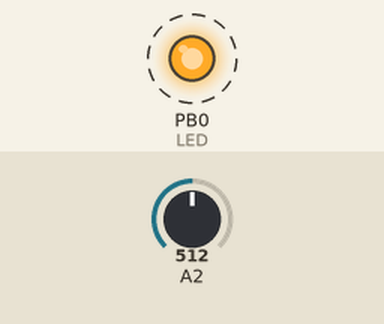
Simulated run of this sketch. Board: ATtiny85, built with avr-gcc and run on an emulated ATtiny85. On the bench: output pins drawn as LEDs (lit = HIGH). Dashed ring = blinking. The test bench sets the inputs (shaded band); at power-on: A2 = 512. Pins used as bus, display or sensor lines are not drawn.

Above: at 0.3 s.
Timing chart, 0 to 3.0 s (numbered marks = the images above):
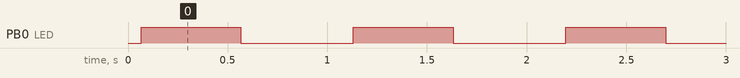

The sketch:

VirtualWireTest.ino
```cpp
//#include<VirtualWire.h>
#include<SoftwareSerial.h>
//#include<Narcoleptic.h>
#include <SoftEasyTransfer.h>
#define LED 0
#define PTT 3


SoftwareSerial mySerial(5,2);
SoftEasyTransfer ET;

struct SEND_DATA_STRUCT
{
  int sample1;
  int sample2;
  int sample3;
  int sample4;
  int sample5;
};

SEND_DATA_STRUCT samples;


void setup()
{
  //adcOff();
  //setup_watchdog();
  pinMode(PTT, OUTPUT);
  pinMode(LED, OUTPUT);
  //vw_setup(2000);	 // Bits per sec
  //vw_set_tx_pin(1);
  //DIDR0 = 0x00; //enable digital input buffers on all ADC0-ADC5 pins.
  mySerial.begin(9600);
  ET.begin(details(samples), &mySerial);


}


void loop()
{
  //adcOn();
  sendSample();

  //adcOff();
  //Narcoleptic.delay(8000);
  delay(500);

}

void sendSample()
{

  int thermistorReading;

  samples.sample1 = analogRead(A2);
  delay(10);
  samples.sample2 = analogRead(A2);
  delay(10);
  samples.sample3 = analogRead(A2);
  delay(10);
  samples.sample4 = analogRead(A2);
  delay(10);
  samples.sample5 = analogRead(A2);
  delay(10);

  ET.sendData();
  digitalWrite(LED, HIGH); // Flash a light to show transmitting
  digitalWrite(PTT, HIGH); // turn on the transmitter


  //vw_send((uint8_t *)msg, 8);
  //vw_wait_tx(); // Wait until the whole message is gone

  digitalWrite(PTT, LOW);  /// xmitter off
  delay(500);
  digitalWrite(LED, LOW);  // LED off
}


void adcOff()
{


  ADCSRA &= ~(1<<ADEN); //Disable ADC
  ACSR = (1<<ACD); //Disable the analog comparator
  DIDR0 = 0x3F; //Disable digital input buffers on all ADC0-ADC5 pins.

}

void adcOn()
{
  ADCSRA &= (1<<ADEN); //Enable ADC
  ACSR = (0<<ACD); //Enable the analog comparator
  DIDR0 = 0x00; // Enable digital input buffers on all ADC0-ADC5 pins.

}
```

Measured:
- by itself, PB0 (LED): alternates HIGH for 0.50 s and LOW for 0.57 s
